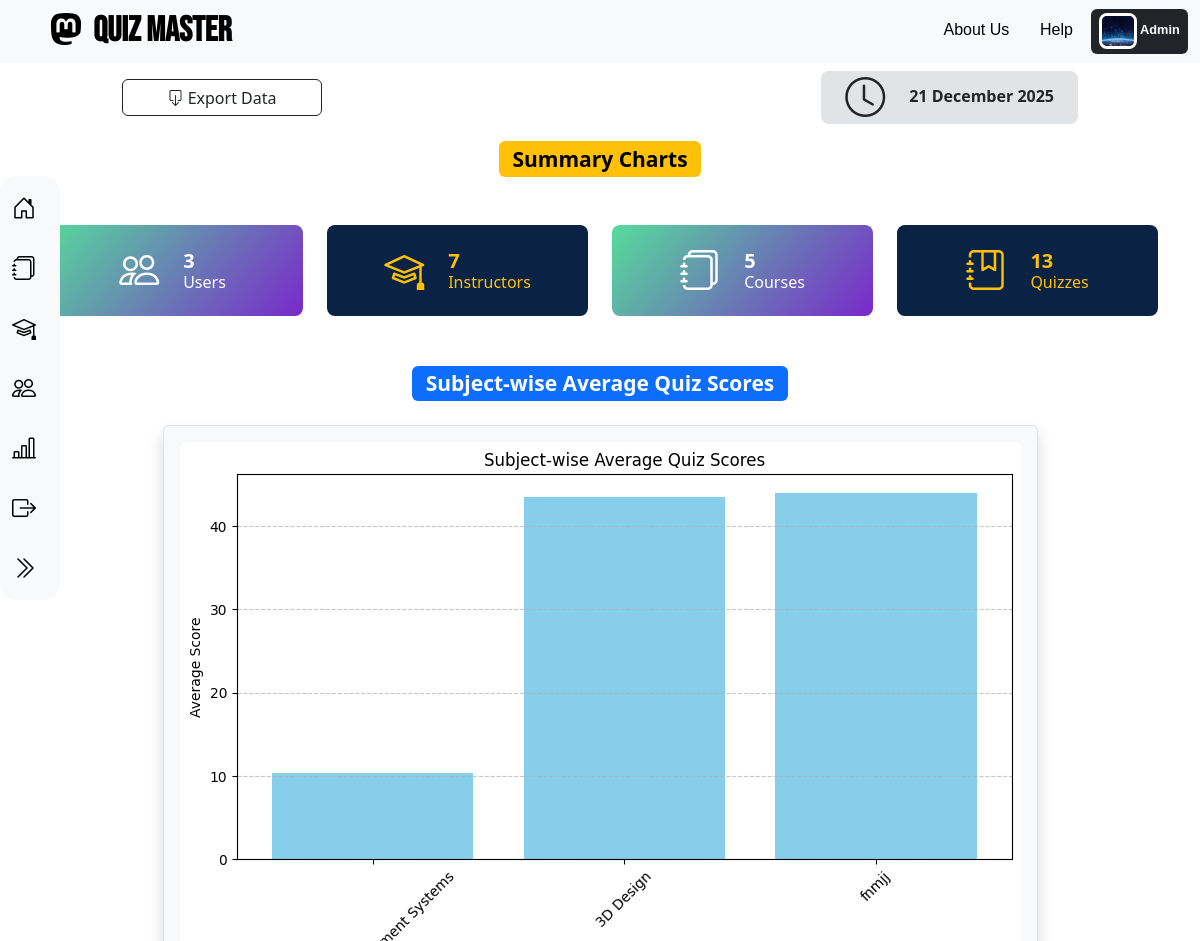
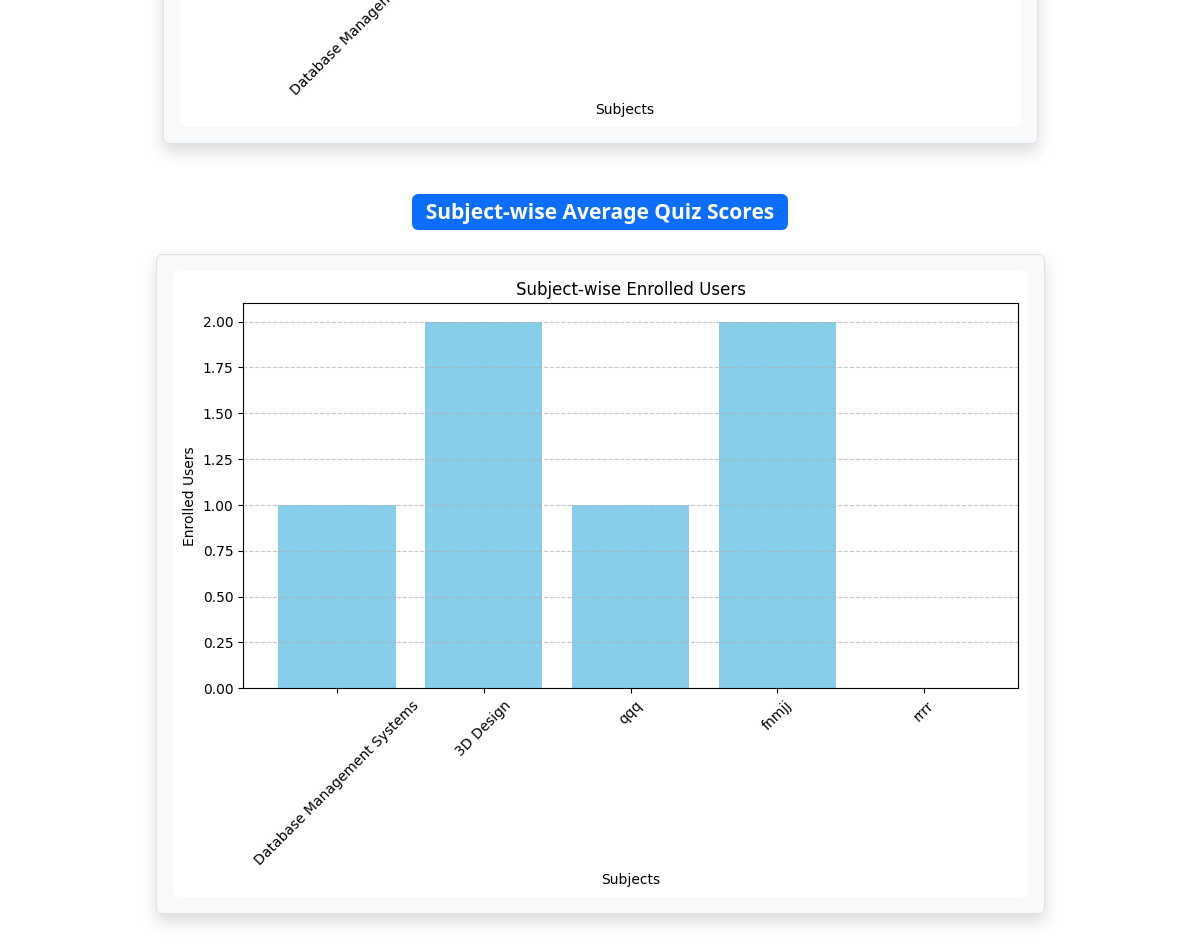
/admin_summary/, run on the app's committed database (2 pictures, top to bottom).
### application/models.py (models this page shows)
class User(db.Model):  # Student Model
    id = db.Column(db.Integer, primary_key=True)
    firstname = db.Column(db.String(), nullable=False)
    lastname = db.Column(db.String())
    dob = db.Column(db.Date(), nullable=False)
    gender = db.Column(db.String(), nullable=False)
    bloodgroup = db.Column(db.String(), nullable=False)
    qualification = db.Column(db.String(), nullable=False)
    email = db.Column(db.String(), unique=True, nullable=False)
    username = db.Column(db.String(), unique=True, nullable=False)
    password = db.Column(db.String(), nullable=False)
    profile_image = db.Column(db.String(), nullable=False)
    type = db.Column(db.String(), default="general")
    subjects = db.relationship('Subject', secondary=user_subject, backref='thatuser')
    scores = db.relationship("Score", backref="thatuser", cascade="all, delete-orphan")

### application/controllers.py (the view)
@app.route("/admin_summary/", methods=["GET", "POST"])
def admin_summary():
    this_user = User.query.filter_by(type="admin").first()
    total_subjects = Subject.query.count()
    total_users = User.query.count()
    total_quizzes = Quiz.query.count()
    total_inst = Instructor.query.count()
    subject_avg_scores = (
        db.session.query(
            Subject.name.label("subject_name"),
            func.avg(Score.total_score).label("average_score")
        )
        .join(Chapter, Subject.id == Chapter.subject_id)
        .join(Quiz, Chapter.id == Quiz.chapter_id)
        .join(Score, Quiz.id == Score.quiz_id)
        .group_by(Subject.id, Subject.name)
        .all()
    )
    avg_scores_data = [
        {"subject_name": row.subject_name, "average_score": round(row.average_score, 2) if row.average_score else 0}
        for row in subject_avg_scores
    ]
    if avg_scores_data:  # Only generate if data exists
        subject_names = [item["subject_name"] for item in avg_scores_data]
        avg_scores = [item["average_score"] for item in avg_scores_data]
        plt.figure(figsize=(10, 5))
        plt.bar(subject_names, avg_scores, color="skyblue")
        plt.xlabel("Subjects")
        plt.ylabel("Average Score")
        plt.title("Subject-wise Average Quiz Scores")
        plt.xticks(rotation=45)
        plt.grid(axis="y", linestyle="--", alpha=0.7)
        img_path = os.path.join("static", "subject_avg_scores.png")
        plt.savefig(img_path, bbox_inches="tight")
        plt.close()
    else:
        img_path = None  # No data, no graph
    enrollment_data = [
        {"subject_name": subject.name, "enrolled_users": len(subject.thatuser)}
        for subject in Subject.query.all()
    ]
    subject_names = [item["subject_name"] for item in enrollment_data]
    enrolled_users = [item["enrolled_users"] for item in enrollment_data]
    plt.figure(figsize=(10, 5))
    plt.bar(subject_names, enrolled_users, color="skyblue")
    plt.xlabel("Subjects")
    plt.ylabel("Enrolled Users")
    plt.title("Subject-wise Enrolled Users")
    plt.xticks(rotation=45)
    plt.grid(axis="y", linestyle="--", alpha=0.7)
    img_path = os.path.join("static", "subject_enroll.png")
    plt.savefig(img_path, bbox_inches="tight")
    plt.close()
    return render_template(
        "admin/admin_summary.html",
        this_user=this_user,
        total_subjects=total_subjects,
        total_users=total_users,
        total_inst=total_inst,
        total_quizzes=total_quizzes,
        avg_scores_data=avg_scores_data,
        chart_url1=url_for("static", filename="subject_avg_scores.png") if img_path else None,
        chart_url2=url_for("static", filename="subject_enroll.png")
    )

### templates/admin/admin_summary.html (shortened to what this page needs)
{% extends 'base/admin_base.html' %}
{% block admin_content %}
<div class="px-4 text-center">
    <div class="mb-5">
      <h3 ><span class="badge text-bg-warning">Summary Charts</span></h3>
    </div>
      <div class="container my-5">
          <div class="row g-4">
            <div class="col-sm-6 col-xl-3">
              <div class="d-flex justify-content-center align-items-center p-4 user-summary1 bg-opacity-15 rounded-3">
                <span class="display-6 lh-1 text-white mb-0"><i class="bi bi-people"></i></span>
                <div class="ms-4 h6 fw-normal mb-0">
                  <div class="d-flex">
                    <h5 class="purecounter mb-0 fw-bold text-white" data-purecounter-start="0" data-purecounter-end="10" data-purecounter-delay="200" data-purecounter-duration="0">{{ total_users }}</h5>
                  </div>
                  <p class="mb-0 text-white">Users</p>
                </div>
              </div>
            </div>
            <div class="col-sm-6 col-xl-3">
              <div class="d-flex justify-content-center align-items-center p-4 user-summary2 bg-opacity-10 rounded-3">
                <span class="display-6 lh-1 text-warning mb-0"><i class="bi bi-mortarboard"></i></span>
                <div class="ms-4 h6 fw-normal mb-0">
                  <div class="d-flex">
                    <h5 class="purecounter mb-0 fw-bold text-warning" data-purecounter-start="0" data-purecounter-end="200" data-purecounter-delay="200" data-purecounter-duration="0">{{ total_inst }}</h5>
                  </div>
                  <p class="mb-0 text-warning">Instructors</p>
                </div>
              </div>
            </div>
            <div class="col-sm-6 col-xl-3">
              <div class="d-flex justify-content-center align-items-center p-4 user-summary1 bg-opacity-10 rounded-3">
                <span class="display-6 lh-1 text-white mb-0"><i class="bi bi-journals"></i></i></span>
                <div class="ms-4 h6 fw-normal mb-0">
                  <div class="d-flex">
                    <h5 class="purecounter mb-0 fw-bold text-white" data-purecounter-start="0" data-purecounter-end="6" data-purecounter-delay="300" data-purecounter-duration="0">{{ total_subjects }}</h5>
                  </div>
                  <p class="mb-0 text-white">Courses</p>
                </div>
              </div>
            </div>
            <div class="col-sm-6 col-xl-3">
              <div class="d-flex justify-content-center align-items-center p-4 user-summary2 bg-opacity-10 rounded-3">
                <span class="display-6 lh-1 text-warning mb-0"><i class="bi bi-journal-bookmark"></i></span>
                <div class="ms-4 h6 fw-normal mb-0">
                  <div class="d-flex">
                    <h5 class="purecounter mb-0 fw-bold text-warning" data-purecounter-start="0" data-purecounter-end="6" data-purecounter-delay="300" data-purecounter-duration="0">{{ total_quizzes }}</h5>
                  </div>
                  <p class="mb-0 text-warning">Quizzes</p>
                </div>
              </div>
            </div>
          </div>
      </div>
      <div class="container my-5">
        <div class="container my-5">
            <h3 class="text-center"><span class="badge text-bg-primary">Subject-wise Average Quiz Scores</span></h3>
            <div class="d-flex justify-content-center mt-4">
                {% if chart_url1 %}
                    <div class="chart-container border rounded p-3 bg-light shadow">
                        <img src="{{ chart_url1 }}" alt="Subject-wise Average Scores" height="" class="img-fluid rounded">
                    </div>
                {% else %}
                    <p class="text-center text-muted">No quiz scores available to display.</p>
                {% endif %}
            </div>
        </div>
        <div class="container my-5">
            <h3 class="text-center"><span class="badge text-bg-primary">Subject-wise Average Quiz Scores</span></h3>
            <div class="d-flex justify-content-center mt-4">
                {% if chart_url2 %}
                    <div class="chart-container border rounded p-3 bg-light shadow">
                        <img src="{{ chart_url2 }}" alt="Subject-wise Average Scores" height="" class="img-fluid rounded">
                    </div>
                {% else %}
                    <p class="text-center text-muted">No quiz scores available to display.</p>
                {% endif %}
            </div>
        </div>
      </div>
  </div>
{% endblock %}

### templates/base/admin_base.html (shortened to what this page needs)
{% extends 'base/base.html' %}
{% block page_css %}
  <link rel="stylesheet" href="/static/admin.css">
{% endblock %}
{% block profile %}
<a href="/go_to_profile" type="button">
  <span class="badge text-bg-dark">
      <img src="/static/uploads/{{ this_user.profile_image }}" width="38px" height="36px" class="rounded-3 border border-3 border-white" alt="..."> {{ this_user.firstname }}
  </span>
</a>
{% endblock %}
{% block page_body %}
<div class="sidebar" id="sidebar">
    <a href="/admin_home" id="ahome">
      <i class="bi bi-house-door"></i>
    </a>
    <a href="/admin_subject" id="asub">
      <i class="bi bi-journals"></i>
    </a>
    <a href="/admin_instructor" id="ainstructor">
      <i class="bi bi-mortarboard"></i>
    </a>
    <a href="/admin_user" id="a_user">
        <i class="bi bi-people"></i>
      </a>
    <a href="/admin_summary" id="asummary">
      <i class="bi bi-bar-chart-line"></i>
    </a>
    <a href="/logout">
      <i class="bi bi-box-arrow-right"></i>
    </a>
    <a href="#" id="toggleSidebar">
      <i class="bi bi-chevron-double-right" id="toggleIcon"></i>
    </a>
  </div>
  <main class="position asbolute">
    <div class="px-4 text-center">
      <div class="d-flex align-items-center justify-content-between position-relative mb-3 mt-2" style="padding-inline: 98px;">
        <a class="btn btn-outline-dark" type="button" style="height: 37px; width:200px;">
            <i class="bi bi-box-arrow-down"></i> Export Data
        </a>
        <div class="d-flex justify-content-center align-items-center p-4 bg-secondary-subtle bg-opacity-15 rounded-3" style="height: 53px; width: auto;">
            <span class="display-6 lh-1 text-dark mb-0"><i class="bi bi-clock"></i></span>
            <div class="ms-4 h6 fw-normal mb-0">
                <div class="d-flex">
                    <h6 class="mb-0 fw-bold">21 December 2025</h6>
                </div>
            </div>
        </div>
      </div>
    </div>
    {% block admin_content %} {% endblock %}
  </main>
{% endblock %}

### static/base.css (style rules this page uses)
html, body { height: 100%; margin: 0; display: flex; flex-direction: column; }
main { flex-grow: 1; }

### static/admin.css (style rules this page uses)
.sidebar { width: 60px; height: 53vh; background: #f8f9fa; transition: width 0.3s ease-in-out; overflow: hidden; position: fixed; top: 0; left: 0; padding-top: 2px; border-radius: 17px; margin-top: 176px; z-index: 1000; }
.sidebar a { display: flex; align-items: center; text-decoration: none; color: black; padding: 12px; font-size: 16px; transition: background 0.3s; }
.sidebar a i { font-size: 24px; margin-right: 10px; }

### templates/admin/admin_summary.html (style rules this page uses)
.user-summary1 { background-image: linear-gradient(310deg, #7928ca, #57dc9c); }
.user-summary2 { background-color: #0a2344 !important; }

### data on the page
User: profile_image (picture), firstname "Admin"

### other printed values
{{ total_users }} "3"
{{ total_inst }} "7"
{{ total_subjects }} "5"
{{ total_quizzes }} "13"
